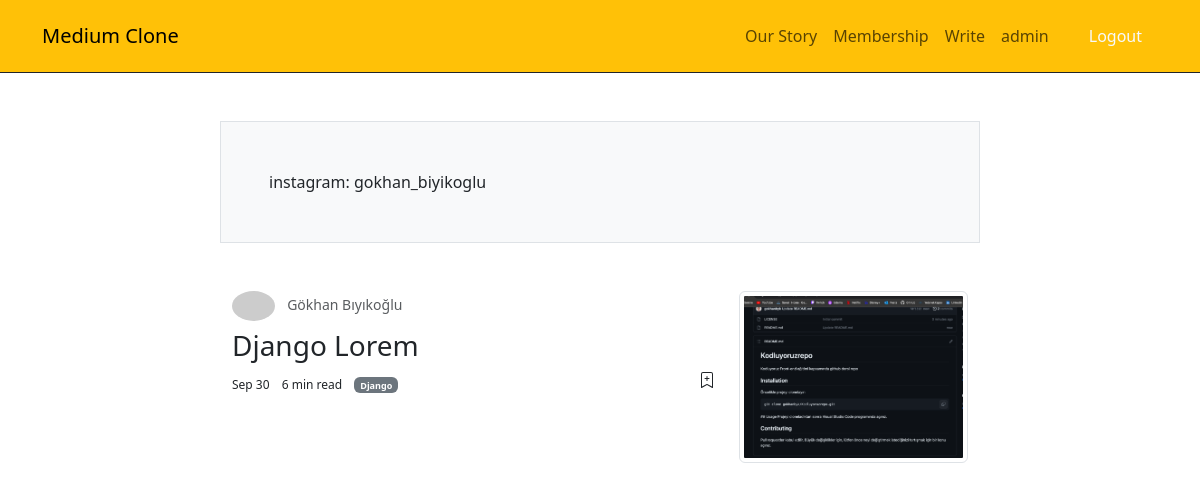
Page /read/gokhanbyk/ (signed in) on the committed database.
### user/models.py (models this page shows)
class Profile(models.Model):
    user = models.OneToOneField(User, on_delete=models.CASCADE)
    avatar = models.ImageField(upload_to='avatar')
    instagram = models.CharField(max_length=200)
    slug = models.SlugField(max_length=200)
    def get_absolute_url(self):
        return reverse(
            'read:all_posts_view',
            kwargs= {
                "user_slug": self.slug,
            }
        )

### blog/models.py (models this page shows, shortened)
class CommonModel(models.Model):
    title = models.CharField(max_length=200)
    slug = AutoSlugField(populate_from = 'title', unique=True)
    is_active = models.BooleanField(default=False)
    created_at = models.DateTimeField(auto_now_add=True)
    updated_ad = models.DateTimeField(auto_now=True)
    class Meta:
        abstract = True
        ordering = ('title', )

class BlogPost(CommonModel):
    user = models.ForeignKey(User, on_delete=models.CASCADE)
    category = models.ForeignKey(Category, on_delete=models.SET_NULL, null=True)
    tag = models.ManyToManyField(Tag)
    cover_image = models.ImageField(upload_to="post")
    content = tinymce_models.HTMLField(blank=True, null=True)
    view_count = models.PositiveBigIntegerField(default=0)
    class Meta:
        ordering = ('-created_at', )

class Category(CommonModel):
    def __str__(self):
        return self.title

### read/views.py (the view)
# urls.py: path('<slug:user_slug>/', all_posts_view, name='all_posts_view'),
def all_posts_view(request, user_slug):
    profile = get_object_or_404(Profile, slug = user_slug)
    context = dict(
        profile = profile,
        posts = BlogPost.objects.filter(user = profile.user, is_active=True)
    )
    return render(request, 'read/all_posts.html', context)

### read/templates/read/all_posts.html
{% extends "core/base.html" %}
{% block content %}
<div class="container">
    <div class="row">
        <div class="col-sm-8 offset-sm-2 mt-5 bg-light border p-5">
            instagram: {{ profile.instagram }}
        </div>
        <div class="col-sm-8 offset-sm-2 mt-5">
            {% for post in posts %}
                {% include "components/post.html" %}
            {% endfor %}
        </div>
    </div>
</div>
{% endblock content %}

### templates/core/_navbar.html (shortened to what this page needs)
<nav class="navbar navbar-expand-lg bg-warning border-bottom border-dark">
    <div class="container py-2">
      <a class="navbar-brand" href="{% url "home_view" %}">Medium Clone</a>
      <div class="collapse navbar-collapse" id="navbarNav">
        <div class="navbar-nav ms-auto">
          <a class="nav-link" aria-current="page" href="#">Our Story</a>
          <a class="nav-link" href="#">Membership</a>
          {% if not request.user.is_authenticated %}
            <a class="nav-link" href="{% url "user:login_view" %}">Sign in</a>
            <a class="nav-link btn btn-dark text-light px-3 rounded-pill ms-3" href="{% url "user:register_view" %}">Get Started</a>
          {% else %}
            <a class="nav-link" href="{% url "blog:create_blog_post_view" %}">Write</a>
            <a class="nav-link" href="#">{{ request.user.username }}</a>
            <a class="nav-link btn btn-dark text-light px-3 rounded-pill ms-3" href="{% url "user:logout_view" %}">Logout</a>
            {% endif %}
        </div>
      </div>
    </div>
</nav>

### blog/templates/components/post.html (shortened to what this page needs)
{% load thumbnail %}
<article class="row mb-3">
    <div class="col-sm-8">
        <div>
            <a href="{{ post.user.profile.get_absolute_url }}" class="text-decoration-none text-muted">
            <img src="https://picsum.photos/id/43/30/30" class="rounded-circle" alt="">
            <small class="ms-2">{{ post.user.get_full_name }}</small>
            </a>
        </div>
        <h3 class="mt-2 MB-1">{{ post.title }}</h3>
        <ul class="list-inline">
            <li class="list-inline-item fs-12">Sep 30</li>
            <li class="list-inline-item fs-12">6 min read</li>
            <li class="list-inline-item fs-12">
                <span class="badge bg-secondary">{{ post.category }}</span>
            </li>
            <li class="inline item fs-12 float-end">
            </li>
        </ul>
    </div>
    <div class="col-sm-4">
        <img src="{{ post.cover_image|thumbnail_url:'thumbnail' }}" alt="" class="w-100 img-thumbnail">
    </div>
</article>

### static_files/css/style.css (style rules this page uses)
.fs-12 { font-size: 12px; }

### rows in the picture
Profile: instagram "gokhan_biyikoglu"
BlogPost: user.get_full_name "Gökhan Bıyıkoğlu", title "Django Lorem", category "Django", cover_image|thumbnail_url (picture)

### other values in the picture
{{ request.user.username }} "admin"
